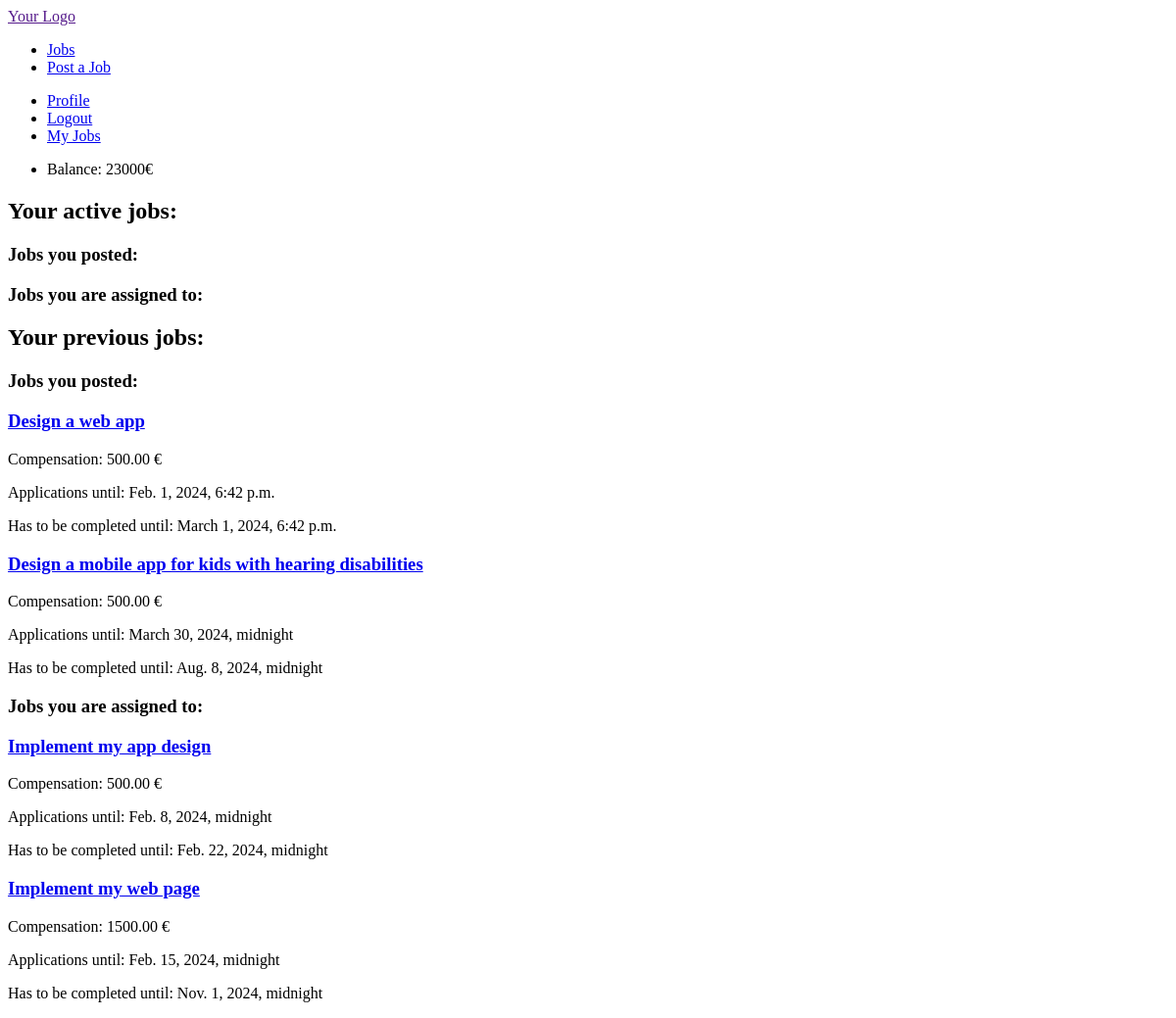
Page /jobs/my (signed in) on the earlier database version.
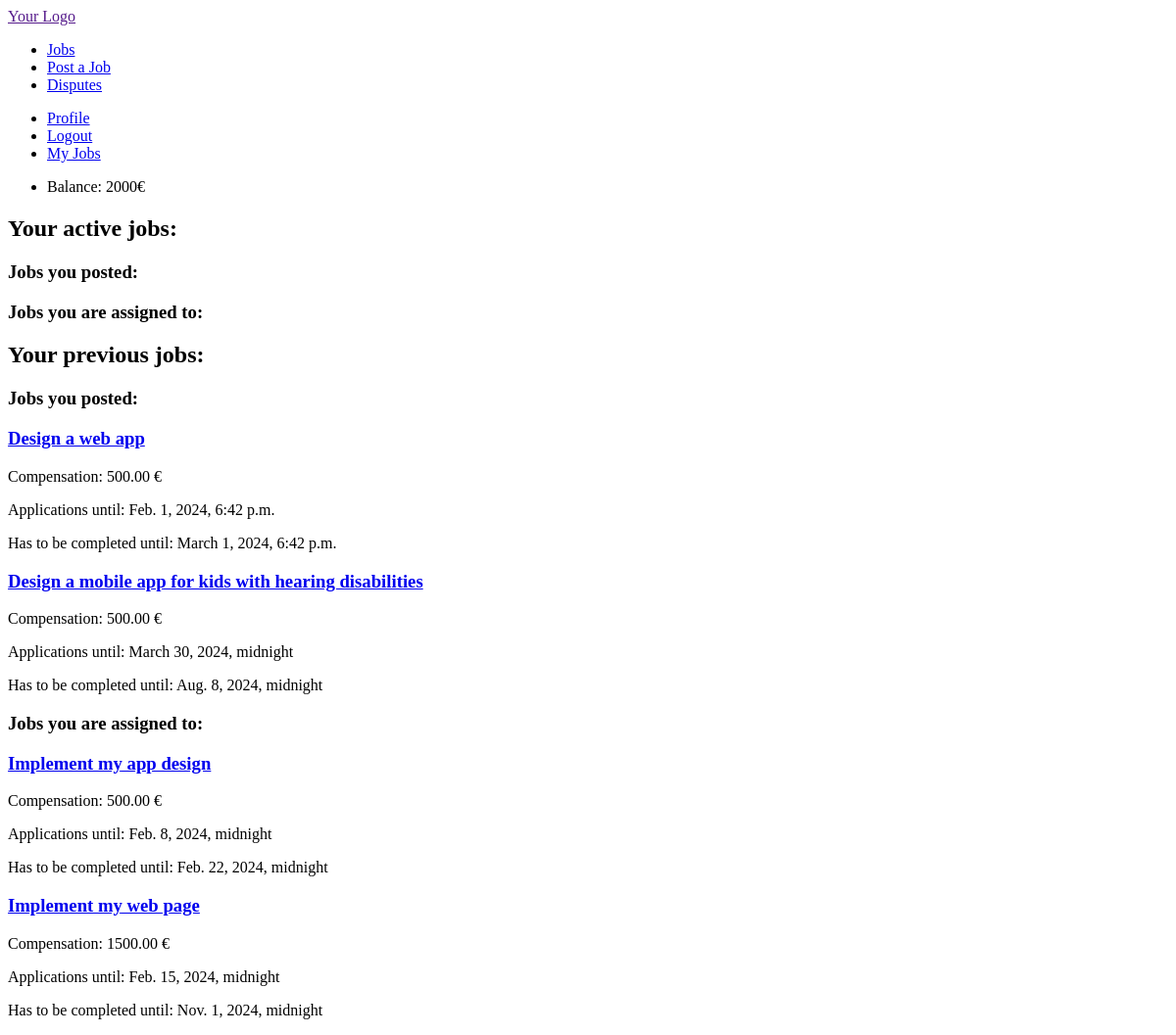
Same page on the later database version.
### jobs/models.py (models this page shows, shortened)
class Student(AbstractBaseUser, PermissionsMixin):
    TYPE_CHOICES = (
        ('art', 'Art Student'),
        ('engineering', 'Engineering Student'),
    )
    email = models.EmailField(unique=True)
    user_name = models.CharField(max_length=20, unique=True)
    balance = models.IntegerField(default=1000)
    USERNAME_FIELD = 'user_name'
    EMAIL_FIELD = 'email'
    REQUIRED_FIELDS = ['email']
    is_active = models.BooleanField(default=True)
    is_superuser = models.BooleanField(default=False)
    is_staff = models.BooleanField(default=False)
    date_joined = models.DateTimeField(default=timezone.now)
    last_login = models.DateTimeField(blank=True, null=True)
    first_name = models.CharField(max_length=30)
    last_name = models.CharField(max_length=30)
    institution = models.CharField(max_length=6)
    student_type = models.CharField(max_length=20, choices=TYPE_CHOICES)
    objects = CustomStudentManager()
    class Meta:
        verbose_name = 'Student'
        verbose_name_plural = 'Students'

### jobs/views.py (the view)
# urls.py: path('jobs/my', my_jobs, name='my_jobs'),
@login_required
def my_jobs(request):
    student = request.user
    assigned_jobs_active = Job.objects.filter(assigned_to=student, is_completed=False)
    posted_jobs_active = Job.objects.filter(poster=student, is_completed=False)
    assigned_jobs_previous = Job.objects.filter(assigned_to=student, is_completed=True)
    posted_jobs_previous = Job.objects.filter(poster=student, is_completed=True)
    context = {
        'student': student,
        'assigned_jobs_active': assigned_jobs_active,
        'posted_jobs_active': posted_jobs_active,
        'posted_jobs_previous': posted_jobs_previous,
        'assigned_jobs_previous': assigned_jobs_previous
        }
    return render(request, 'my_jobs.html', context)

### jobs/templates/my_jobs.html (shortened to what this page needs)
{% extends 'base.html' %}
{% block content %}
  {% if user.is_authenticated %}
    <h2>Your active jobs:</h2>
    <h3>Jobs you posted: </h3>
    <h3>Jobs you are assigned to: </h3>
    <h2>Your previous jobs:</h2>
      <h3>Jobs you posted: </h3>
      {% for job in posted_jobs_previous %}
        <div>
          <h3><a href="{% url 'jobs:job_detail' job.job_id %}">{{ job.name }}</a></h3>
          <p>Compensation: {{ job.compensation }} €</p>
          <p>Applications until: {{ job.assign_deadline }}</p>
          <p>Has to be completed until: {{ job.completion_deadline }}</p>
        </div>
    {% endfor %}
    <h3>Jobs you are assigned to: </h3>
    {% for job in assigned_jobs_previous %}
      <div>
        <h3><a href="{% url 'jobs:job_detail' job.job_id %}">{{ job.name }}</a></h3>
        <p>Compensation: {{ job.compensation }} €</p>
        <p>Applications until: {{ job.assign_deadline }}</p>
        <p>Has to be completed until: {{ job.completion_deadline }}</p>
      </div>
    {% endfor %}
  {% else %}
    <h2>You are not logged in</h2>
  {% endif %}
{% endblock %}

### jobs/templates/base.html (shortened to what this page needs)
{% load static %}
<!DOCTYPE html>
<html lang="en">
<head>
    <link rel="stylesheet" href="{% static 'style.css' %}">
</head>
<body>
<nav>
    <div>
        <a href="">Your Logo</a>
        <ul>
            <li>
                <a href="{% url 'jobs:jobs' %}">Jobs</a>
            </li>
            {% if user.is_authenticated %}
            <li>
                <a href="{% url 'jobs:create_job' %}">Post a Job</a>
            </li>
                {% if user.is_staff %}
                <li>
                    <a href="{% url 'jobs:disputes' %}">Disputes</a>
                </li>
                {% endif %}
            {% endif %}
        </ul>
        <ul>
            {% if user.is_authenticated %}
                <li>
                    <a href="{% url 'jobs:profile' student.user_name %}">Profile</a>
                </li>
                <li>
                    <a href="{% url 'jobs:logout' %}">Logout</a>
                </li>
                <li>
                    <a href="{% url 'jobs:my_jobs' %}">My Jobs</a>
                </li>
                <li>
                    <p>Balance: {{user.balance}}€</p>
                </li>
            {% else %}
                <li>
                    <a href="{% url 'jobs:login' %}">Login</a>
                </li>
            {% endif %}
        </ul>
    </div>
</nav>
<div class="content">
    {% block content %}{% endblock %}
</div>
</body>
</html>

Differences in the rows shown:
changed Student: is_staff False → True (drawn); balance "23000" → "2000"
Other differences:
text now shown: "Disputes"
